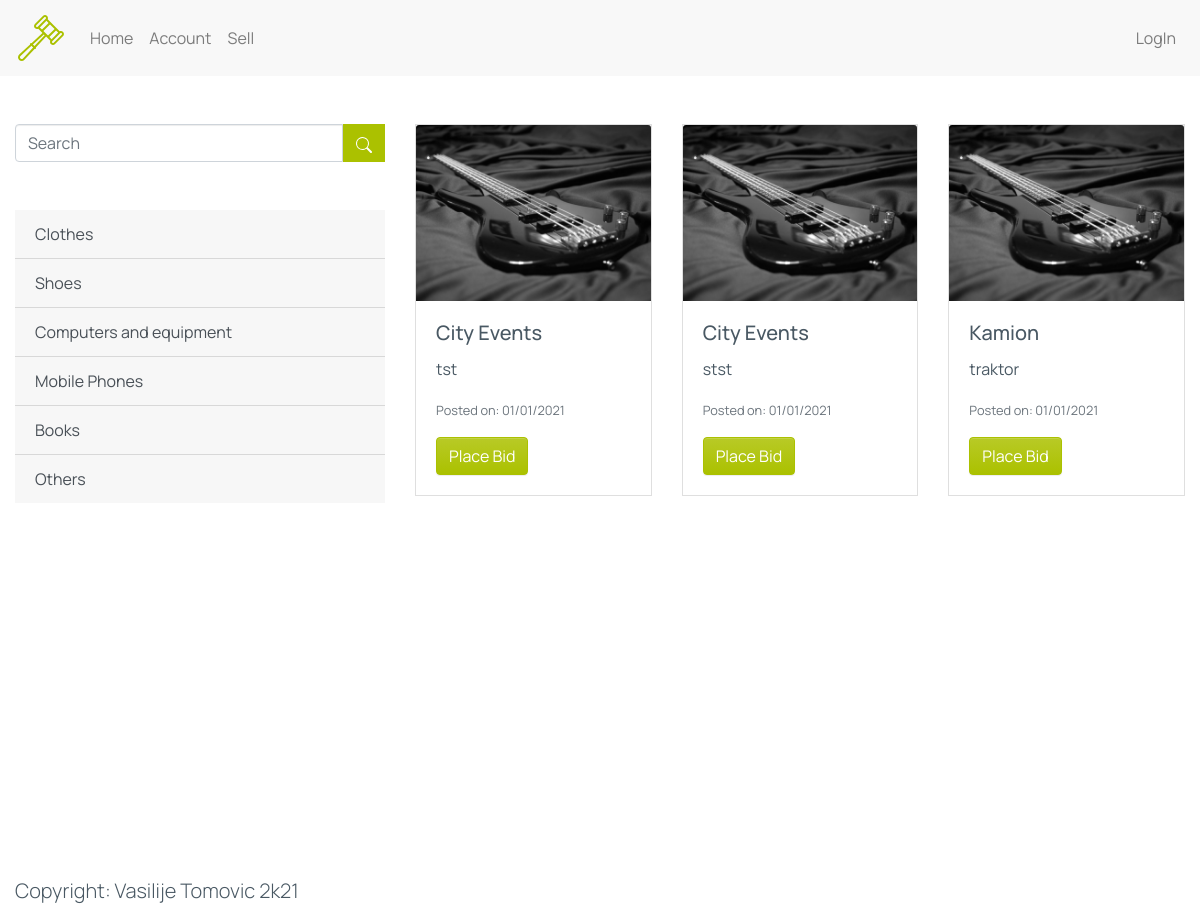
The page / on the database its author committed.
### tables this page shows
CREATE TABLE `sell` (
  `saleId` int(11) NOT NULL,
  `name` varchar(255) DEFAULT NULL,
  `description` varchar(255) DEFAULT NULL,
  `startPrice` int(11) NOT NULL,
  `methodOfPayment` varchar(255) DEFAULT NULL,
  `wayOfDelivery` varchar(255) DEFAULT NULL,
  `image` varchar(255) DEFAULT NULL,
  `start_date` date NOT NULL DEFAULT '2021-01-01',
  `end_date` date NOT NULL DEFAULT '2021-01-01',
  `userId` int(11) NOT NULL
);

### index.php (the view, shortened to what this page needs)
<?php
include_once 'includes/DbConnection.php';
?>
<!doctype html>
<html lang="en" xmlns="">
<head>
    <link rel="stylesheet" href="assets/css/starter.css">
</head>
<body>
<?php include("common/navigation.php"); ?>
<main class="pt-5">
<div class="container">
    <div class="row">
    <div class="col-lg-4 col-sm-6 ml-auto">
            <div class="d-flex justify-content-between">
                <div class="input-group input-group__search">
                    <input type="search" class="form-control flex-grow-1" placeholder="Search" aria-label="Search"
                        aria-describedby="search-addon" />
                    <button type="submit" class="search-icon">
                    </button>
                </div>
            </div>
            <div class="list-group list-group-flush mt-5">
                <a href="#" class="list-group-item list-group-item-action">Clothes</a>
                <a href="#" class="list-group-item list-group-item-action">Shoes</a>
                <a href="#" class="list-group-item list-group-item-action">Computers and equipment</a>
                <a href="#" class="list-group-item list-group-item-action">Mobile Phones</a>
                <a href="#" class="list-group-item list-group-item-action">Books</a>
                <a href="#" class="list-group-item list-group-item-action">Others</a>
            </div>
    </div>
    <div class="col-lg-8 col-md-12 col-sm-12">
        <div class="row">
            <?php
                try {
                $sql_sell = "SELECT * FROM sell";
                $query = $db_conn->prepare($sql_sell);
                $query->execute();
                $returned_row = $query->fetchAll(PDO::FETCH_ASSOC);
                    foreach($returned_row as $item):
                    $formatted_date = new DateTime($item['start_date']);
                    ?>
                    <div class="col-md-4 col-sm-12">
                        <div class="card">
                            <img class="card-img-top" src="<?php echo $item['image']?>" alt="Card image cap">
                            <div class="card-body">
                                <h5 class="card-title"><?php echo $item['name']; ?></h5>
                                <p class="card-text">
                                    <?php echo $item['description']; ?>
                                </p>
                                <p class="card-text"><small class="text-muted">Posted on: <?php echo $formatted_date->format('d/m/Y'); ?></small></p>
                                <?php if($item['userId'] != $_SESSION['session']): ?>
                                    <a type="submit" class="btn btn-primary" href="<?php if(!isset($_SESSION['session'])): echo 'view/login-view.php'; else: echo '#'; endif;?>">Place Bid</a>
                                <?php else: ?>
                                    <a disabled class="btn btn-alert">You cant bid</a>
                                <?php endif; ?>
                            </div>
                        </div>
                    </div>
                <?php
                endforeach;
                } catch (PDOException $e) {
                array_push($errors, $e->getMessage());
                }
            ?>
        </div>
    </div>
</main>
<?php include("common/footer.php"); ?>
</body>
</html>

### common/navigation.php (shortened to what this page needs)
<header>
    <nav class="navbar navbar-expand-sm navbar-inverse navbar-light bg-pale">
        <span class="navbar-brand">
            <a href="#">
                <img src="assets/images/logo.svg" alt="">
            </a>
        </span>
        <div class="collapse navbar-collapse" id="navbarMenu">
            <ul class="navbar-nav">
                <li class="nav-item">
                    <a href="index.php" class="nav-link">Home</a>
                </li>
                <li class="nav-item">
                    <a href="view/my-account.php" class="nav-link">Account</a>
                </li>
                <li class="nav-item">
                    <a href="view/sell.php" class="nav-link">Sell</a>
                </li>
            </ul>
            <ul class="navbar-nav ml-auto">
                <li class="nav-item">
                    <?php if(!$_SESSION['session']): ?>
                    <a href="view/login-view.php" class="nav-link">LogIn</a>
                    <?php else: ?>
                        <a href="?logout=true" class="nav-link">Log out</a>
                    <?php endif; ?>
                </li>
            </ul>
        </div>
    </nav>
</header>

### common/footer.php
<footer>
    <div class="container">
        <div class="row">
            <div class="col-12">
                <p class="lead">Copyright: Vasilije Tomovic 2k21</p>
            </div>
        </div>
    </div>
</footer>

### rows shown on the page
sell: image (picture), name "City Events", description "tst", start_date "01/01/2021", shows "Place Bid"
sell: image (picture), name "City Events", description "stst", start_date "01/01/2021", shows "Place Bid"
sell: image (picture), name "Kamion", description "traktor", start_date "01/01/2021", shows "Place Bid"
